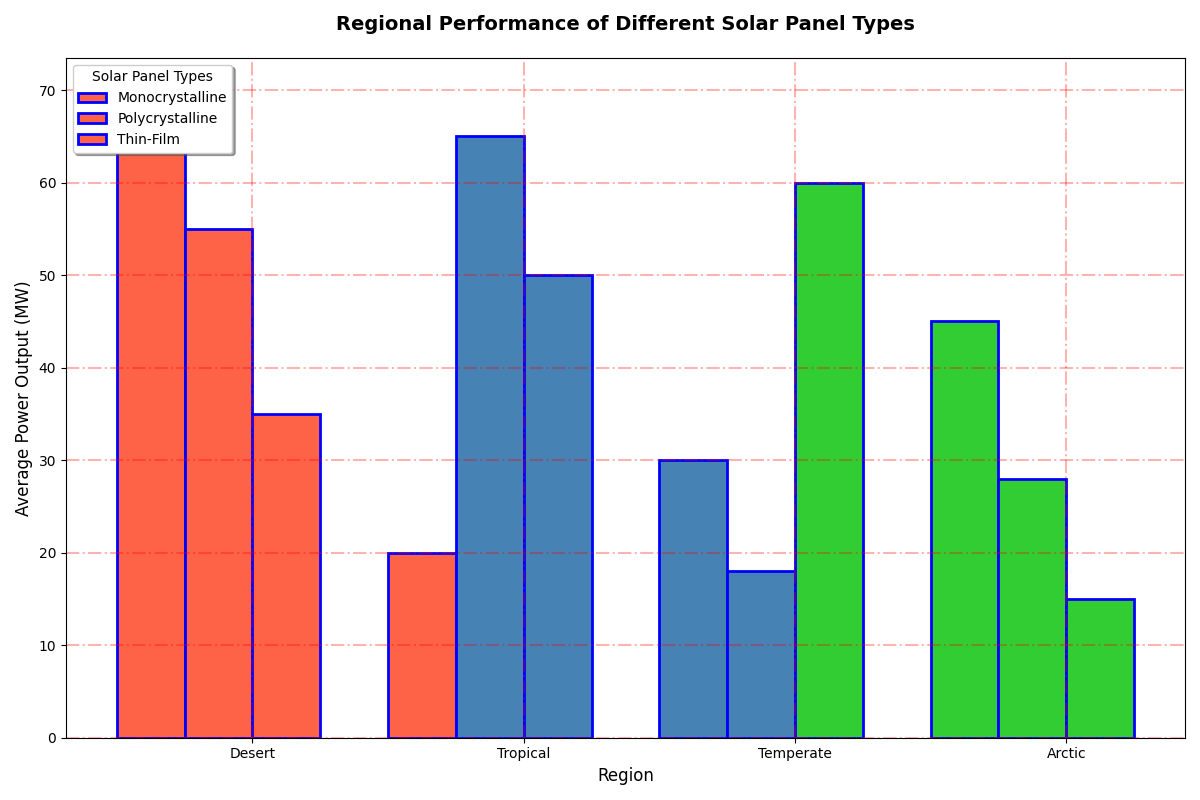

This figure's Python source:
import matplotlib.pyplot as plt
import numpy as np

regions = ['Desert', 'Tropical', 'Temperate', 'Arctic']
panel_types = ['Monocrystalline', 'Polycrystalline', 'Thin-Film']
power_output = np.array([
    [70, 55, 35, 20],
    [65, 50, 30, 18],
    [60, 45, 28, 15]
])

regions_index, panel_index = np.meshgrid(np.arange(len(regions)), np.arange(len(panel_types)), indexing='ij')
regions_index_flat = regions_index.flatten()
panel_index_flat = panel_index.flatten()
z_flat = np.zeros_like(regions_index_flat)
power_flat = power_output.flatten()

fig, ax = plt.subplots(figsize=(12, 8))
colors = ['#FF6347', '#4682B4', '#32CD32']
bar_width = 0.25

for idx, (region_idx, panel_idx, z, power, color) in enumerate(zip(regions_index_flat, panel_index_flat, z_flat, power_flat, np.repeat(colors, len(regions)))):
    x_pos = region_idx + (panel_idx - 1) * bar_width
    ax.bar(x_pos, power, bar_width, color=color, edgecolor='blue', linestyle='-', linewidth=2, label=panel_types[panel_idx] if region_idx == 0 else "")

ax.set_title("Regional Performance of Different Solar Panel Types", fontsize=14, fontweight='bold', pad=20)
ax.set_xlabel("Region", fontsize=12)
ax.set_ylabel("Average Power Output (MW)", fontsize=12)
ax.set_xticks(np.arange(len(regions)) + bar_width / 2)
ax.set_xticklabels(regions, fontsize=10)

# Alter legend location and appearance
ax.legend(title='Solar Panel Types', loc='upper left', frameon=True, shadow=True, fancybox=True)

# Change grid style
ax.grid(color='red', linestyle='-.', linewidth=1.5, alpha=0.3)

plt.tight_layout()
plt.show()
